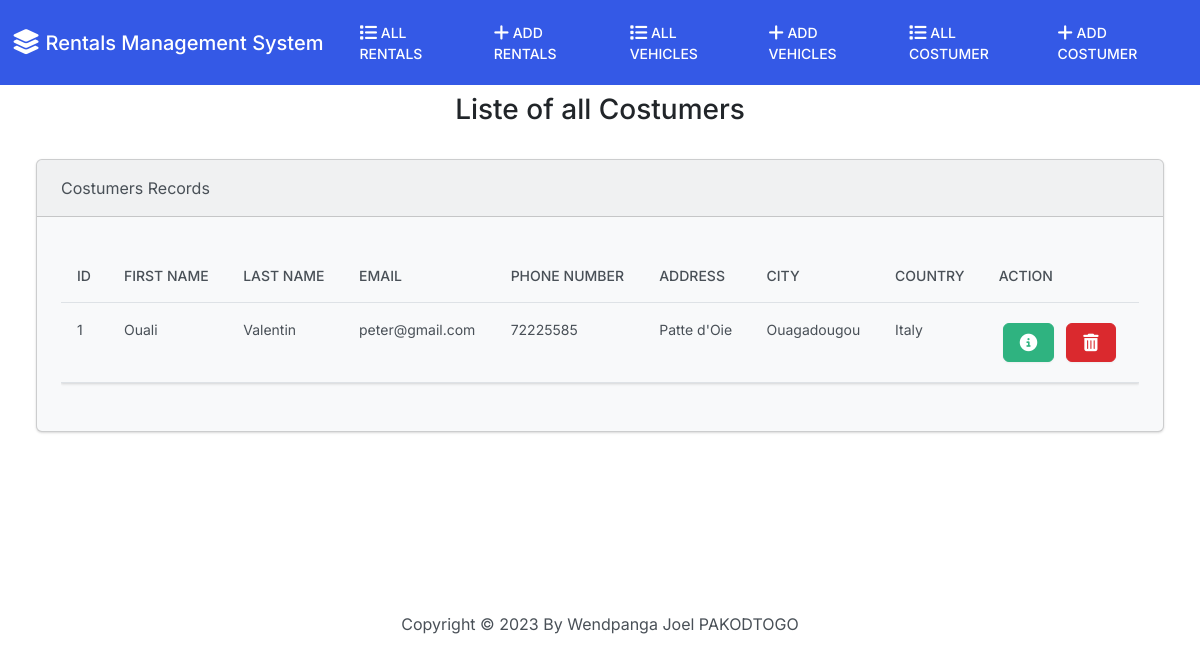
Screenshot of /rent/costumer/ with the database file from the repository.
### rent/models.py (models this page shows, shortened)
class Costumer(models.Model):
    firstname = models.CharField(max_length=50)
    lastname = models.CharField(max_length=50)
    email = models.EmailField(unique=True)
    phonenumber = models.IntegerField()
    address = models.CharField(max_length=50)
    city = models.CharField(max_length=50)
    country = models.CharField(max_length=50)
    class Meta:
        ordering = ['firstname', 'lastname']

### rent/views.py (the view)
# urls.py: path('rent/costumer/', views.costumer, name='costumer'),
def costumer(request):
    return render(request, "rent/costumer.html", {
        'costumers': Costumer.objects.all()
    })

### rent/templates/rent/costumer.html (shortened to what this page needs)
{% extends "rent/base.html" %}
{% block body %}
    <h3 class="text-center m-2 m-2 m-2 m-2">Liste of all Costumers</h3>
    <div class="row">
        <div class="col-12">
            {% if costumers %}
            <div class="card bg-light mb-3 m-4 m-4 m-4">
                <div class="card-header">Costumers Records</div>
                <div class="card-body">
                  <p class="card-text">
                  <div class="table-responsive">
                    <table class="table table-hover">
                        <thead>
                            <tr>
                                <th scope="col">ID</th>
                                <th scope="col">First name</th>
                                <th scope="col">Last name</th>
                                <th scope="col">Email</th>
                                <th scope="col">Phone number</th>
                                <th scope="col">Address</th>
                                <th scope="col">City</th>
                                <th scope="col">Country</th>
                                <th scope="col">Action</th>
                            </tr>
                        </thead>
                        <tbody>
                            {% for costumer in costumers %}
                               <tr>
                                  <td>{{ costumer.id }}</td>
                                  <td>{{ costumer.firstname}}</td>
                                  <td>{{ costumer.lastname}}</td>
                                  <td>{{ costumer.email}}</td>
                                  <td>{{ costumer.phonenumber}}</td>
                                  <td>{{ costumer.address}}</td>
                                  <td>{{ costumer.city}}</td>
                                  <td>{{ costumer.country}}</td>
                                  <td>
                                    <button class="btn btn-success m-1" type="button" href="{% url 'costumer_details' costumer.id %}" data-bs-toggle="modal" data-bs-target="#myModal{{ costumer.id }}">
                                    </button>
                                      <button class="btn btn-danger m-1" type="button" href="{% url 'costumer_delete' costumer.id %}" data-bs-toggle="modal" data-bs-target="#delete{{ costumer.id }}">
                                      </button>
                                  </td>
                               </tr>
                            {% endfor %}
                        </tbody>
                    </table>
                  </div>
                  </p>
                </div>
            </div>
            {% else %}
              <h5 class="alert alert-primary m-4 m-4"> No Costumer recorded!!!</h5>
            {% endif %}
        </div>
    </div>
    {% endblock %}

### rows the page displays
Costumer: id "1", firstname "Ouali", lastname "Valentin", email "peter@gmail.com", phonenumber "72225585", address "Patte d'Oie", city "Ouagadougou", country "Italy"
